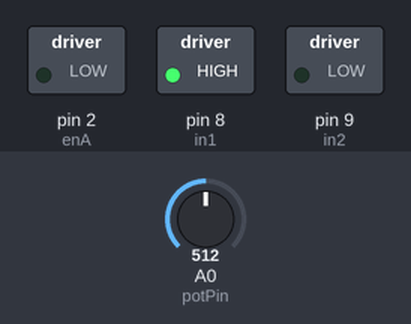
Recording of a sketch running on a simulated Arduino Uno, built with avr-gcc and run on an emulated ATmega328P. Shown: switched loads named in the sketch (green lamp = pin HIGH). The inputs (shaded band) are chosen by the test bench; at power-on: A0 (potPin) = 512.

Above: at 1.2 s.
1.3 s: A0 (potPin) set to 528
At 1.7 s:
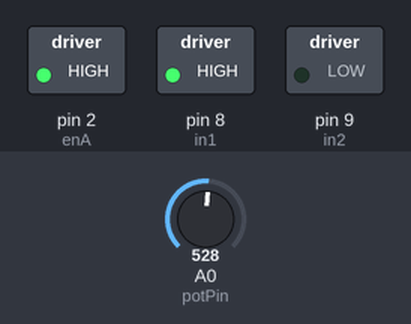
2.8 s: A0 (potPin) set to 511
At 4.0 s:
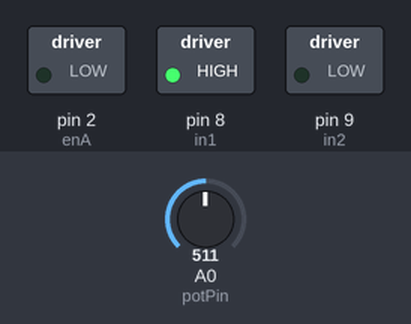
4.3 s: A0 (potPin) set to 716
At 5.2 s:
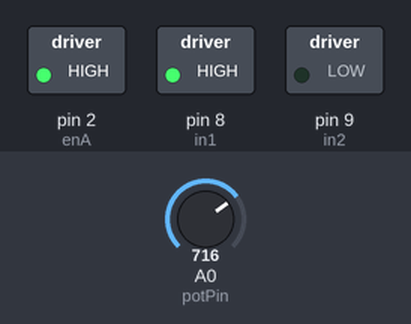
Timing chart, 0 to 7.3 s (numbered marks = the images above; inputs shaded):
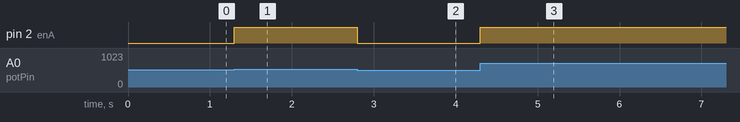

Measured:
- the behaviour switches between 513 and 514 on A0 (potPin) (found by bisection; images 0 and 1)
- after the input at 1.3 s, pin 2 (enA): LOW → HIGH at once
- after the input at 2.8 s, pin 2 (enA): HIGH → LOW at once
- after the input at 4.3 s, pin 2 (enA): LOW → HIGH at once

The sketch:

DCmotor_test.ino
```cpp
#define in1 8
#define in2 9
#define enA 2

#define potPin A0


void setup() {
  pinMode(in1, OUTPUT);
  pinMode(in2, OUTPUT);
  pinMode(enA, OUTPUT);
  pinMode(potPin, INPUT);

  digitalWrite(in1, HIGH);
  digitalWrite(in2, LOW);
}

void loop() {
  int potVal = map(analogRead(potPin), 0, 1023, 0, 255);
  if(potVal < 70){
    potVal = 0;
  }
  analogWrite(enA, potVal);
}
```
